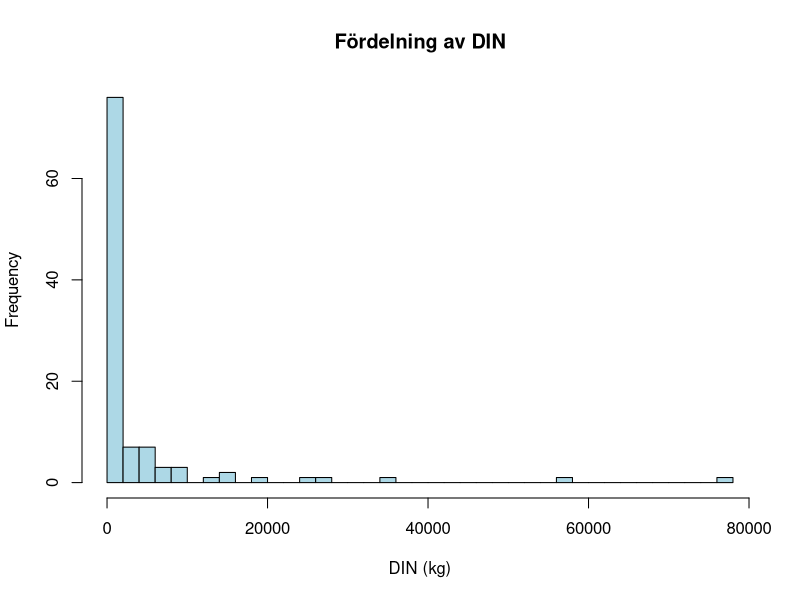
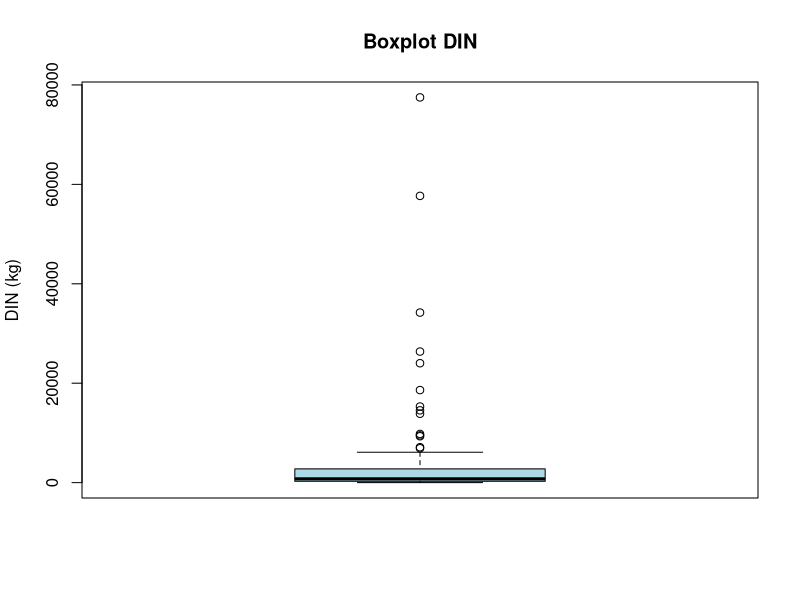
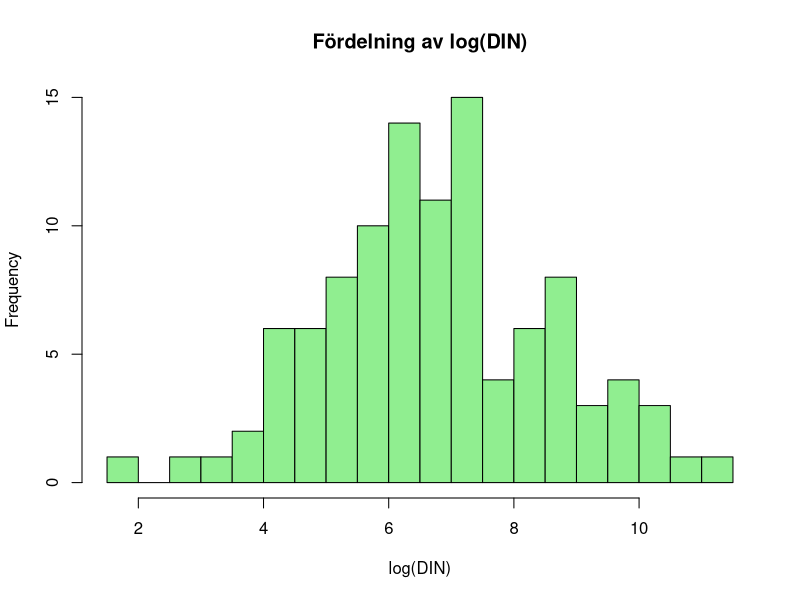
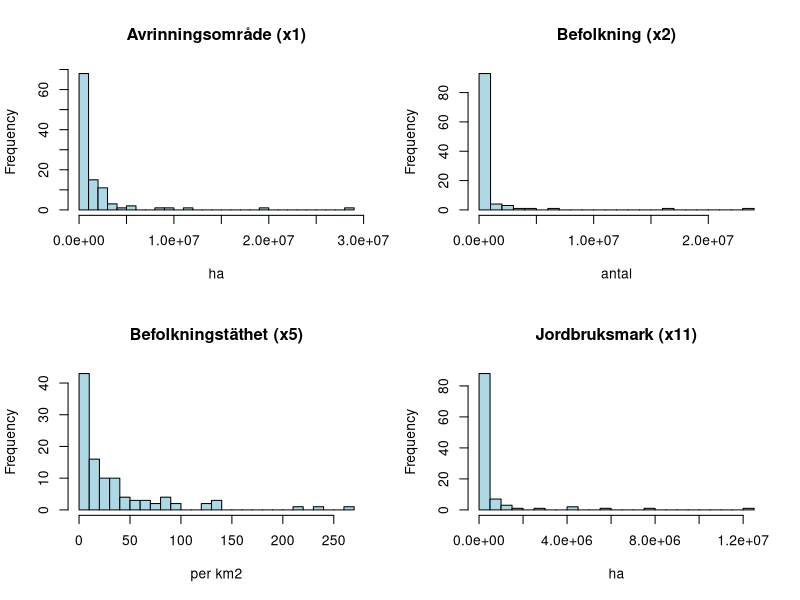
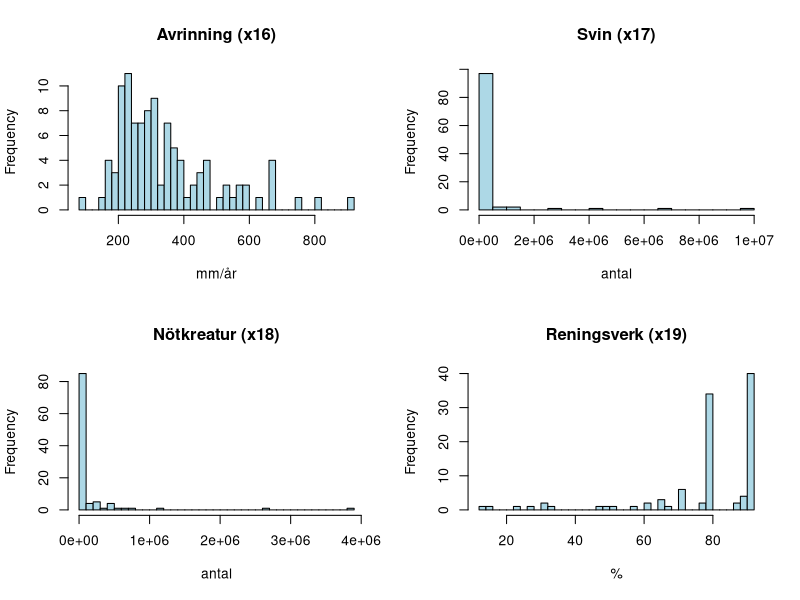
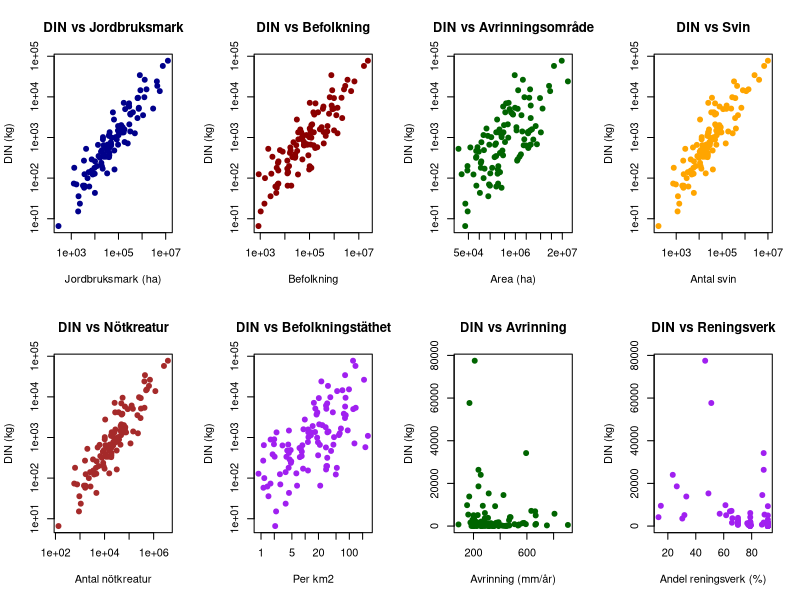
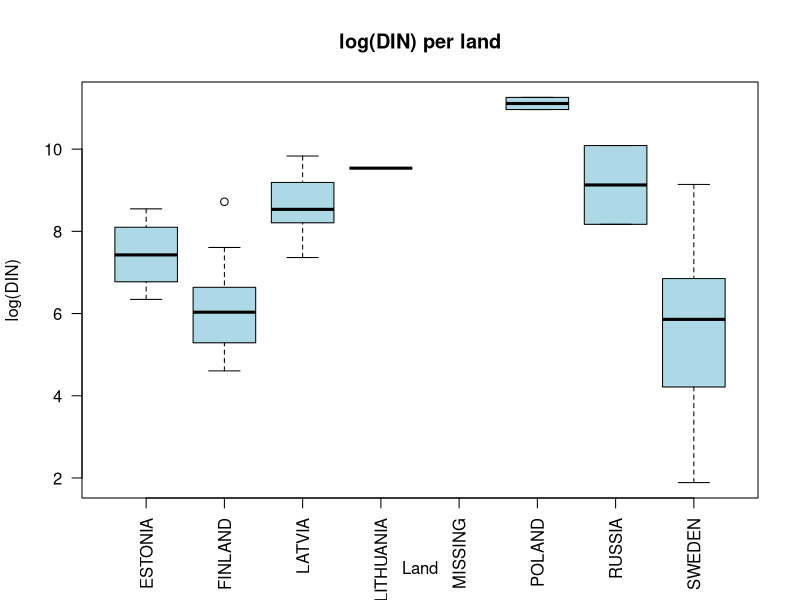

Write R code to recreate these figures, in order. (Note: this script raises an error after producing the figures.)
## ---- chunk 1
knitr::opts_chunk$set(echo = TRUE)
## ---- chunk 2
din <- read.csv("A8_baltic_DIN.csv" , stringsAsFactors = TRUE)

din$Land <- as.factor(din$x20)
din$Land[din$Land == "MISSING"] <- NA

# Skapa loggade variabler
din$log_y   <- log(din$y)
din$log_x1  <- log(din$x1)
din$log_x2  <- log(din$x2)
din$log_x5  <- log(din$x5)
din$log_x11 <- log(din$x11 + 1)
din$log_x17 <- log(din$x17 + 1)
din$log_x18 <- log(din$x18 + 1)


dim(din)
summary(din)

dim(din)          # 105 rader, 22 kolumner
str(din)          # datatyper
head(din)         # första raderna


## ---- chunk 3
# Sammanfattning
summary(din$y)
sd(din$y)

# Histogram – originalskala
hist(din$y, breaks = 30,
     main = "Fördelning av DIN",
     xlab = "DIN (kg)", col = "lightblue")

# Boxplot
boxplot(din$y, main = "Boxplot DIN", ylab = "DIN (kg)", col = "lightblue")

# Histogram – log-skala (viktigt att kolla!)
hist(log(din$y), breaks = 30,
     main = "Fördelning av log(DIN)",
     xlab = "log(DIN)", col = "lightgreen")
## ---- chunk 4
par(mfrow = c(2, 2))

hist(din$x1, breaks = 30, main = "Avrinningsområde (x1)",
     xlab = "ha", col = "lightblue")
hist(din$x2, breaks = 30, main = "Befolkning (x2)",
     xlab = "antal", col = "lightblue")
hist(din$x5, breaks = 30, main = "Befolkningstäthet (x5)",
     xlab = "per km2", col = "lightblue")
hist(din$x11, breaks = 30, main = "Jordbruksmark (x11)",
     xlab = "ha", col = "lightblue")

par(mfrow = c(1, 1))
## ---- chunk 5
par(mfrow = c(2, 2))

hist(din$x16, breaks = 30, main = "Avrinning (x16)",
     xlab = "mm/år", col = "lightblue")
hist(din$x17, breaks = 30, main = "Svin (x17)",
     xlab = "antal", col = "lightblue")
hist(din$x18, breaks = 30, main = "Nötkreatur (x18)",
     xlab = "antal", col = "lightblue")
hist(din$x19, breaks = 30, main = "Reningsverk (x19)",
     xlab = "%", col = "lightblue")

par(mfrow = c(1, 1))
## ---- chunk 6
# STEG 5: Bivariata scatterplots

par(mfrow = c(2, 4))

# Starka kandidater (log-log)
plot(din$x11, din$y, log = "xy",
     main = "DIN vs Jordbruksmark",
     xlab = "Jordbruksmark (ha)", ylab = "DIN (kg)",
     pch = 19, col = "darkblue")

plot(din$x2, din$y, log = "xy",
     main = "DIN vs Befolkning",
     xlab = "Befolkning", ylab = "DIN (kg)",
     pch = 19, col = "darkred")

plot(din$x1, din$y, log = "xy",
     main = "DIN vs Avrinningsområde",
     xlab = "Area (ha)", ylab = "DIN (kg)",
     pch = 19, col = "darkgreen")

plot(din$x17, din$y, log = "xy",
     main = "DIN vs Svin",
     xlab = "Antal svin", ylab = "DIN (kg)",
     pch = 19, col = "orange")

plot(din$x18, din$y, log = "xy",
     main = "DIN vs Nötkreatur",
     xlab = "Antal nötkreatur", ylab = "DIN (kg)",
     pch = 19, col = "brown")

plot(din$x5, din$y, log = "xy",
     main = "DIN vs Befolkningstäthet",
     xlab = "Per km2", ylab = "DIN (kg)",
     pch = 19, col = "purple")

# Avrinning
plot(din$x16, din$y,
     main = "DIN vs Avrinning",
     xlab = "Avrinning (mm/år)", ylab = "DIN (kg)",
     pch = 19, col = "darkgreen")

# Reningsverk
plot(din$x19, din$y,
     main = "DIN vs Reningsverk",
     xlab = "Andel reningsverk (%)", ylab = "DIN (kg)",
     pch = 19, col = "purple")

par(mfrow = c(1, 1))
## ---- chunk 7
# Här gör jag korrelationsanalys för att se vilka variabler som korrelerar. Variabler med hög korrelation (t.ex. |r| > 0,7) är kandidater för modellen. Om två prediktorer korrelerar starkt med varandra → multikollinearitet (nämn för B)

# Numeriska variabler
num_vars <- din[, sapply(din, is.numeric)]
num_vars$id <- NULL

# Pearson-korrelation med y
cor_y <- cor(num_vars$y, num_vars, use = "pairwise.complete.obs")
sort(round(cor_y, 2), decreasing = TRUE)

# Spearman (rangkorrelation) – robust mot snedfördelning
cor_y_spear <- cor(num_vars$y, num_vars,
                   method = "spearman",
                   use = "pairwise.complete.obs")
sort(round(cor_y_spear, 2), decreasing = TRUE)

## ---- chunk 8
# Korrelationsmatris för ultvalda variabler.
vars_int <- c("y", "x1", "x2", "x5", "x11", "x16", "x17", "x18", "x19")
cor_mat <- cor(din[, vars_int], use = "pairwise.complete.obs")
round(cor_mat, 2)
## ---- chunk 9
# Boxplott per land
# Antal per land
table(din$Land, useNA = "ifany")

# Boxplot av log(DIN) per land
boxplot(log(y) ~ Land, data = din, las = 2,
        main = "log(DIN) per land",
        ylab = "log(DIN)", col = "lightblue")
## ---- chunk 10
# Spara som RDS (behåller faktorer och struktur)
saveRDS(din, file = "din_clean.rds")

write.csv(din, file = "din_clean.csv", row.names = FALSE)


## ---- chunk 11

library(car)      # vif()
library(lmtest)   # bptest(), dwtest()
library(MASS)     # step()

din <- read.csv("din_clean.csv", stringsAsFactors = TRUE)

## ---- chunk 12

mod_full <- lm(log_y ~ log_x1 + log_x2 + log_x5 + log_x11 +
                       log_x17 + log_x18 + x16 + x19,
                data = din)

summary(mod_full)
vif(mod_full)

## ---- chunk 13

mod_step <- step(mod_full, direction = "backward", trace = TRUE)
summary(mod_step)



## ---- chunk 14

mod2 <- update(mod_full, . ~ . - x19)
summary(mod2)
vif(mod2)

## ---- chunk 15

mod3 <- update(mod2, . ~ . - log_x5)
summary(mod3)
vif(mod3)


## ---- chunk 16

mod4 <- update(mod3, . ~ . - log_x1)
summary(mod4)
vif(mod4)



## ---- chunk 17

din$log_djur <- log(din$x17 + din$x18 + 1)

mod5 <- update(mod4, . ~ . - log_x17 - log_x18 + log_djur)
summary(mod5)
vif(mod5)


## ---- chunk 18

mod_final <- mod4
summary(mod_final)
vif(mod_final)


## ---- chunk 19


par(mfrow = c(1, 2))
plot(mod_final)
par(mfrow = c(1, 1))



## ---- chunk 20


# Formella tester som komplement till plottarna
bptest(mod_final)
shapiro.test(resid(mod_final))

# Titta närmare på de återkommande avvikande punkterna
din[c(68, 16, 78), c("id", "x2", "x11", "x17", "x18", "x16", "y", "Land")]

# Kvantitativ koll av Cook's distance (bekräftar det leverage-plotten visade)
cooksd <- cooks.distance(mod_final)
plot(cooksd, type = "h", main = "Cook's distance")
abline(h = 4/nrow(din), col = "red", lty = 2)
which(cooksd > 4/nrow(din))


## ---- chunk 21





## ---- chunk 22





## ---- chunk 23





## ---- chunk 24





## ---- chunk 25





## ---- chunk 26





## ---- chunk 27





## ---- chunk 28
